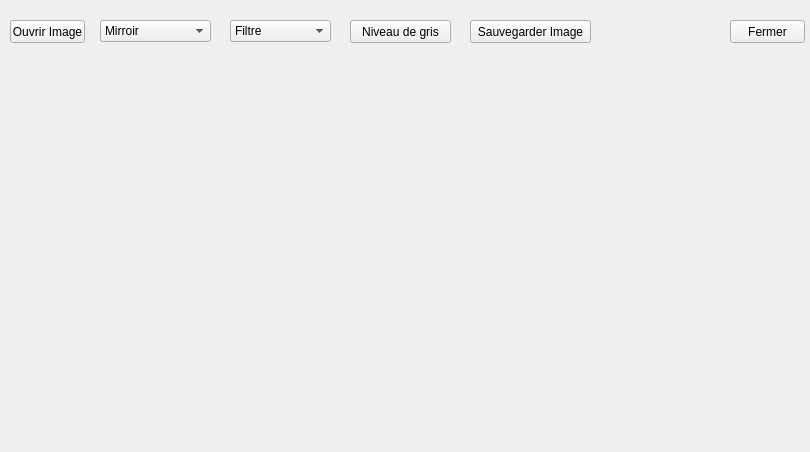
<?xml version="1.0" encoding="UTF-8"?>
<ui version="4.0">
 <class>Form</class>
 <widget class="QWidget" name="Form">
  <property name="geometry">
   <rect>
    <x>0</x>
    <y>0</y>
    <width>810</width>
    <height>452</height>
   </rect>
  </property>
  <property name="windowTitle">
   <string>Form</string>
  </property>
  <widget class="QPushButton" name="Ouvrir">
   <property name="geometry">
    <rect>
     <x>10</x>
     <y>20</y>
     <width>75</width>
     <height>23</height>
    </rect>
   </property>
   <property name="text">
    <string>Ouvrir Image</string>
   </property>
  </widget>
  <widget class="QComboBox" name="mirroir">
   <property name="geometry">
    <rect>
     <x>100</x>
     <y>20</y>
     <width>111</width>
     <height>22</height>
    </rect>
   </property>
   <item>
    <property name="text">
     <string>Mirroir</string>
    </property>
   </item>
   <item>
    <property name="text">
     <string>Mirroir Horizontal</string>
    </property>
   </item>
   <item>
    <property name="text">
     <string>Mirroir Vertical</string>
    </property>
   </item>
  </widget>
  <widget class="QComboBox" name="filtre">
   <property name="geometry">
    <rect>
     <x>230</x>
     <y>20</y>
     <width>101</width>
     <height>22</height>
    </rect>
   </property>
   <item>
    <property name="text">
     <string>Filtre</string>
    </property>
   </item>
   <item>
    <property name="text">
     <string>Filtre Gaussien</string>
    </property>
   </item>
   <item>
    <property name="text">
     <string>Filtre Moyenneur</string>
    </property>
   </item>
   <item>
    <property name="text">
     <string>Filtre Median</string>
    </property>
   </item>
  </widget>
  <widget class="QPushButton" name="fermer">
   <property name="geometry">
    <rect>
     <x>730</x>
     <y>20</y>
     <width>75</width>
     <height>23</height>
    </rect>
   </property>
   <property name="text">
    <string>Fermer</string>
   </property>
  </widget>
  <widget class="QPushButton" name="lvl_gris">
   <property name="geometry">
    <rect>
     <x>350</x>
     <y>20</y>
     <width>101</width>
     <height>23</height>
    </rect>
   </property>
   <property name="text">
    <string>Niveau de gris</string>
   </property>
  </widget>
  <widget class="QPushButton" name="sauvegarde">
   <property name="geometry">
    <rect>
     <x>470</x>
     <y>20</y>
     <width>121</width>
     <height>23</height>
    </rect>
   </property>
   <property name="text">
    <string>Sauvegarder Image</string>
   </property>
  </widget>
 </widget>
 <resources/>
 <connections>
  <connection>
   <sender>fermer</sender>
   <signal>clicked()</signal>
   <receiver>Form</receiver>
   <slot>close()</slot>
   <hints>
    <hint type="sourcelabel">
     <x>785</x>
     <y>35</y>
    </hint>
    <hint type="destinationlabel">
     <x>775</x>
     <y>71</y>
    </hint>
   </hints>
  </connection>
  <connection>
   <sender>Ouvrir</sender>
   <signal>clicked()</signal>
   <receiver>Form</receiver>
   <slot>show()</slot>
   <hints>
    <hint type="sourcelabel">
     <x>65</x>
     <y>32</y>
    </hint>
    <hint type="destinationlabel">
     <x>62</x>
     <y>71</y>
    </hint>
   </hints>
  </connection>
  <connection>
   <sender>sauvegarde</sender>
   <signal>clicked()</signal>
   <receiver>Form</receiver>
   <slot>show()</slot>
   <hints>
    <hint type="sourcelabel">
     <x>523</x>
     <y>39</y>
    </hint>
    <hint type="destinationlabel">
     <x>518</x>
     <y>68</y>
    </hint>
   </hints>
  </connection>
 </connections>
</ui>
